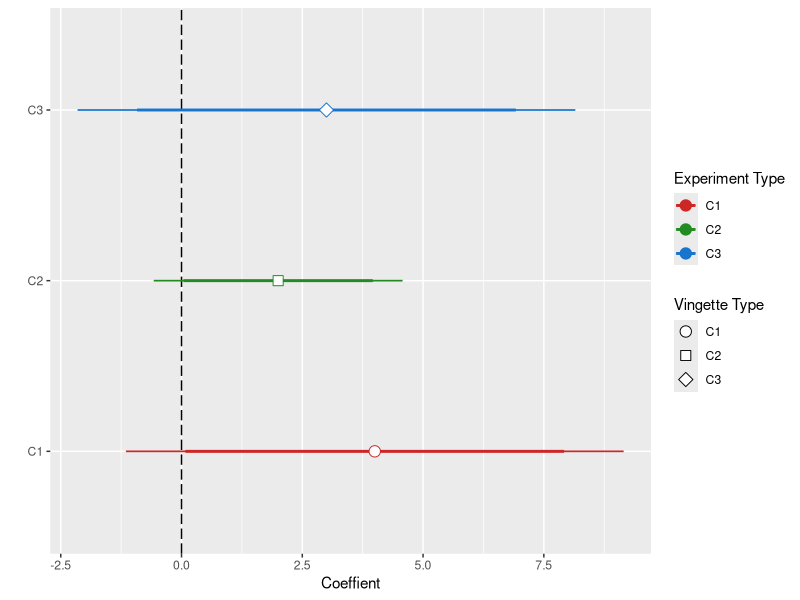

Write R code to recreate this figure.
# summary results:
cd <- as.data.frame(matrix(NA,3,3))
names(cd) <- c("mean","se","measure")
cd$mean <- c(4,2,3)
cd$se <- c(2,1,2)
cd$measure <- as.factor(c("C1","C2","C3"))
# make the graph
library(ggplot2)
f <- ggplot(cd, 
            aes(x=mean,y=measure,shape=measure,color=measure))
f <- f+geom_vline(xintercept=0, linetype="longdash")+
  geom_errorbarh(aes(xmax =  mean + 2.576*se, #99 confidence interval
                     xmin = mean - 2.576*se),
                 size=0.6, height=0) +
  geom_errorbarh(aes(xmax =  mean + 1.96*se, #95 confience interval
                     xmin = mean - 1.96*se),
                 size=1.0, height=0)+
  geom_point(stat="identity",size=3.5,fill="white")+
  scale_color_manual(name="Experiment Type",
                     values=c("firebrick3","forestgreen","dodgerblue3"))+
  scale_shape_manual(name="Vingette Type",values=c(21,22,23))+
  xlab("Coeffient")+ylab("")
